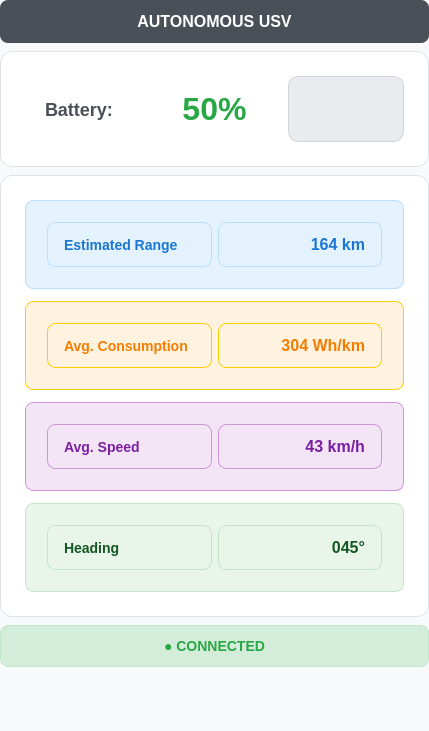
<?xml version="1.0" encoding="UTF-8"?>
<ui version="4.0">
 <class>TelemetryWidget</class>
 <widget class="QWidget" name="TelemetryWidget">
  <property name="geometry">
   <rect>
    <x>0</x>
    <y>0</y>
    <width>429</width>
    <height>731</height>
   </rect>
  </property>
  <property name="windowTitle">
   <string>Telemetry</string>
  </property>
  <property name="styleSheet">
   <string notr="true">
/* MODERN TELEMETRY WIDGET - LIGHT THEME */
QWidget {
    background-color: #f8f9fa;
    color: #495057;
    font-family: 'Segoe UI', Arial, sans-serif;
}

QFrame {
    background-color: #ffffff;
    border: 1px solid #dee2e6;
    border-radius: 12px;
}

QLabel {
    color: #495057;
    border: none;
    background: transparent;
}
   </string>
  </property>
  <layout class="QVBoxLayout" name="mainLayout">
   <property name="spacing">
    <number>8</number>
   </property>
   <property name="leftMargin">
    <number>0</number>
   </property>
   <property name="topMargin">
    <number>0</number>
   </property>
   <property name="rightMargin">
    <number>0</number>
   </property>
   <property name="bottomMargin">
    <number>0</number>
   </property>
   <item>
    <widget class="QLabel" name="titleLabel">
     <property name="styleSheet">
      <string>QLabel {
    color: #ffffff;
    background-color: #495057;
    font-size: 16px;
    font-weight: bold;
    padding: 12px;
    border-radius: 8px;
    text-align: center;
}</string>
     </property>
     <property name="text">
      <string>AUTONOMOUS USV</string>
     </property>
     <property name="alignment">
      <set>Qt::AlignCenter</set>
     </property>
    </widget>
   </item>
   <item>
    <widget class="QFrame" name="batteryFrame">
     <property name="minimumSize">
      <size>
       <width>0</width>
       <height>80</height>
      </size>
     </property>
     <property name="styleSheet">
      <string>QFrame {
    background-color: #ffffff;
    border: 1px solid #dee2e6;
    border-radius: 12px;
    padding: 15px;
}</string>
     </property>
     <layout class="QHBoxLayout" name="batteryLayout">
      <property name="spacing">
       <number>15</number>
      </property>
      <item>
       <widget class="QLabel" name="batteryLabel">
        <property name="styleSheet">
         <string>QLabel {
    color: #495057;
    font-size: 18px;
    font-weight: 600;
    background: transparent;
    border: none;
}</string>
        </property>
        <property name="text">
         <string>Battery:</string>
        </property>
       </widget>
      </item>
      <item>
       <widget class="QLabel" name="batteryPercentLabel">
        <property name="styleSheet">
         <string>QLabel {
    color: #28a745;
    font-size: 32px;
    font-weight: bold;
    background: transparent;
    border: none;
}</string>
        </property>
        <property name="text">
         <string>50%</string>
        </property>
        <property name="alignment">
         <set>Qt::AlignCenter</set>
        </property>
       </widget>
      </item>
      <item>
       <widget class="QFrame" name="batteryBarFrame">
        <property name="minimumSize">
         <size>
          <width>100</width>
          <height>20</height>
         </size>
        </property>
        <property name="styleSheet">
         <string>QFrame {
    background-color: #e9ecef;
    border: 1px solid #ced4da;
    border-radius: 10px;
}</string>
        </property>
       </widget>
      </item>
     </layout>
    </widget>
   </item>
   <item>
    <widget class="QFrame" name="telemetryFrame">
     <property name="styleSheet">
      <string>QFrame {
    background-color: #ffffff;
    border: 1px solid #dee2e6;
    border-radius: 12px;
    padding: 15px;
}</string>
     </property>
     <layout class="QVBoxLayout" name="telemetryLayout">
      <property name="spacing">
       <number>12</number>
      </property>
      <item>
       <widget class="QFrame" name="rangeFrame">
        <property name="styleSheet">
         <string>QFrame {
    background-color: #e3f2fd;
    border: 1px solid #bbdefb;
    border-radius: 8px;
    padding: 12px;
}</string>
        </property>
        <layout class="QHBoxLayout" name="rangeLayout">
         <item>
          <widget class="QLabel" name="rangeLabel">
           <property name="styleSheet">
            <string>QLabel {
    color: #1976d2;
    font-weight: 600;
    font-size: 14px;
}</string>
           </property>
           <property name="text">
            <string>Estimated Range</string>
           </property>
          </widget>
         </item>
         <item>
          <widget class="QLabel" name="rangeValueLabel">
           <property name="styleSheet">
            <string>QLabel {
    color: #1976d2;
    font-weight: bold;
    font-size: 16px;
}</string>
           </property>
           <property name="text">
            <string>164 km</string>
           </property>
           <property name="alignment">
            <set>Qt::AlignRight|Qt::AlignTrailing|Qt::AlignVCenter</set>
           </property>
          </widget>
         </item>
        </layout>
       </widget>
      </item>
      <item>
       <widget class="QFrame" name="consumptionFrame">
        <property name="styleSheet">
         <string>QFrame {
    background-color: #fff3e0;
    border: 1px solid #ffcc02;
    border-radius: 8px;
    padding: 12px;
}</string>
        </property>
        <layout class="QHBoxLayout" name="consumptionLayout">
         <item>
          <widget class="QLabel" name="consumptionLabel">
           <property name="styleSheet">
            <string>QLabel {
    color: #f57c00;
    font-weight: 600;
    font-size: 14px;
}</string>
           </property>
           <property name="text">
            <string>Avg. Consumption</string>
           </property>
          </widget>
         </item>
         <item>
          <widget class="QLabel" name="consumptionValueLabel">
           <property name="styleSheet">
            <string>QLabel {
    color: #f57c00;
    font-weight: bold;
    font-size: 16px;
}</string>
           </property>
           <property name="text">
            <string>304 Wh/km</string>
           </property>
           <property name="alignment">
            <set>Qt::AlignRight|Qt::AlignTrailing|Qt::AlignVCenter</set>
           </property>
          </widget>
         </item>
        </layout>
       </widget>
      </item>
      <item>
       <widget class="QFrame" name="speedFrame">
        <property name="styleSheet">
         <string>QFrame {
    background-color: #f3e5f5;
    border: 1px solid #ce93d8;
    border-radius: 8px;
    padding: 12px;
}</string>
        </property>
        <layout class="QHBoxLayout" name="speedLayout">
         <item>
          <widget class="QLabel" name="speedLabel">
           <property name="styleSheet">
            <string>QLabel {
    color: #7b1fa2;
    font-weight: 600;
    font-size: 14px;
}</string>
           </property>
           <property name="text">
            <string>Avg. Speed</string>
           </property>
          </widget>
         </item>
         <item>
          <widget class="QLabel" name="speedValueLabel">
           <property name="styleSheet">
            <string>QLabel {
    color: #7b1fa2;
    font-weight: bold;
    font-size: 16px;
}</string>
           </property>
           <property name="text">
            <string>43 km/h</string>
           </property>
           <property name="alignment">
            <set>Qt::AlignRight|Qt::AlignTrailing|Qt::AlignVCenter</set>
           </property>
          </widget>
         </item>
        </layout>
       </widget>
      </item>
      <item>
       <widget class="QFrame" name="headingFrame">
        <property name="styleSheet">
         <string>QFrame {
    background-color: #e8f5e8;
    border: 1px solid #c3e6cb;
    border-radius: 8px;
    padding: 12px;
}</string>
        </property>
        <layout class="QHBoxLayout" name="headingLayout">
         <item>
          <widget class="QLabel" name="headingLabel">
           <property name="styleSheet">
            <string>QLabel {
    color: #155724;
    font-weight: 600;
    font-size: 14px;
}</string>
           </property>
           <property name="text">
            <string>Heading</string>
           </property>
          </widget>
         </item>
         <item>
          <widget class="QLabel" name="headingValueLabel">
           <property name="styleSheet">
            <string>QLabel {
    color: #155724;
    font-weight: bold;
    font-size: 16px;
}</string>
           </property>
           <property name="text">
            <string>045°</string>
           </property>
           <property name="alignment">
            <set>Qt::AlignRight|Qt::AlignTrailing|Qt::AlignVCenter</set>
           </property>
          </widget>
         </item>
        </layout>
       </widget>
      </item>
     </layout>
    </widget>
   </item>
   <item>
    <widget class="QLabel" name="connectionStatusLabel">
     <property name="styleSheet">
      <string>QLabel {
    color: #28a745;
    font-size: 14px;
    font-weight: bold;
    background-color: #d4edda;
    border: 1px solid #c3e6cb;
    border-radius: 8px;
    padding: 12px;
}</string>
     </property>
     <property name="text">
      <string>● CONNECTED</string>
     </property>
     <property name="alignment">
      <set>Qt::AlignCenter</set>
     </property>
    </widget>
   </item>
   <item>
    <spacer name="verticalSpacer">
     <property name="orientation">
      <enum>Qt::Vertical</enum>
     </property>
     <property name="sizeHint" stdset="0">
      <size>
       <width>20</width>
       <height>40</height>
      </size>
     </property>
    </spacer>
   </item>
  </layout>
 </widget>
 <resources/>
 <connections/>
</ui>
